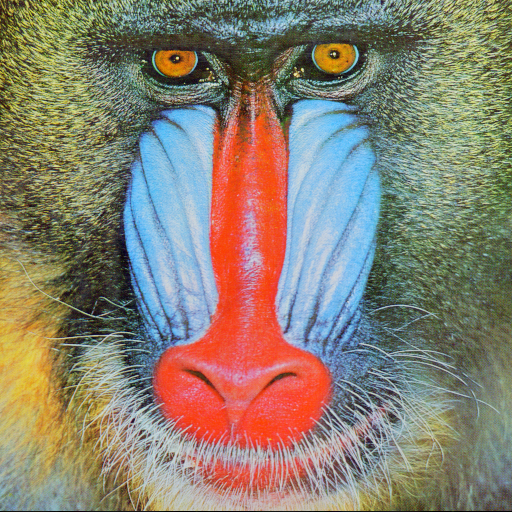
#> input picture HelloTriangle - VSCode/baboon.png, 512 x 512 px
$ python HelloPixels.py
#> lines starting #> are read from the running program, lines starting #| are printed output that depends on the picture
import numpy as np
import cv2 as cv

img = cv.imread('baboon.png') #original
#> img is the input picture: shape (512, 512, 3); mean B, G, R 113.1, 128.9, 137.4
img2 = cv.imread('bolinhas.png') #original
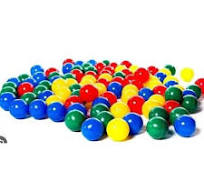
#> input picture HelloTriangle - VSCode/bolinhas.png, 204 x 192 px
#> img2 is the input picture: shape (192, 204, 3); mean B, G, R 206.6, 210.3, 210.5
imgResult = img.copy()
imgResult2 = img2.copy()
imgResult3 = img.copy()
imgResult4 = img2.copy()

print("\n\n\n\n\n\n\n\n\nAtributos da imagem IMG Shape",img.shape,"\n\n\n\n\n\n") #Vai retornar largura e altura e quantidade de canais de cor
#| Atributos da imagem IMG Shape (512, 512, 3)

for i in range(img.shape[0]): #percorre linhas
    for j in range(img.shape[1]): #percorre colunas
        media = (img.item(i,j,0) + img.item(i,j,1) + img.item(i,j,2))/3.0
        imgResult.__setitem__((i,j,0), img.item(i,j,2)) # canal B ... opencv não usa a ordem rgb, e sim, bgr ... em (i,j,2) está fazendo com que fique branco o vermelho, caso queira o azul branco, colocar 0, e caso queira verde branco coloca 1
        imgResult.__setitem__((i,j,1), img.item(i,j,2)) # canal G
        imgResult.__setitem__((i,j,2), img.item(i,j,2)) # canal R
        imgResult3.__setitem__((i,j,0), media) # canal B ... opencv não usa a ordem rgb, e sim, bgr ... em (i,j,2) está fazendo com que fique branco o vermelho, caso queira o azul branco, colocar 0, e caso queira verde branco coloca 1
        imgResult3.__setitem__((i,j,1), media) # canal G
        imgResult3.__setitem__((i,j,2), media) # canal R
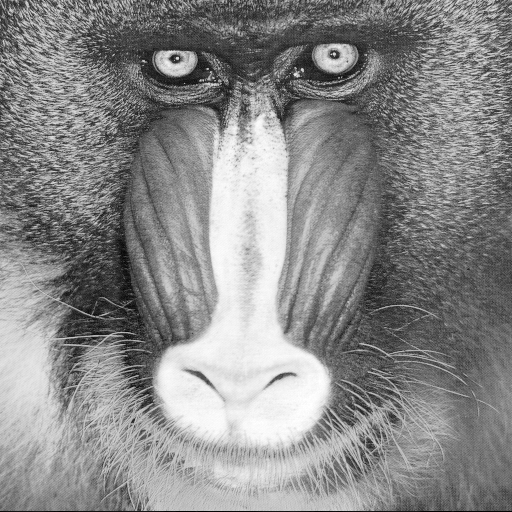
#> imgResult: shape (512, 512, 3); min 0, max 255, mean 137.4
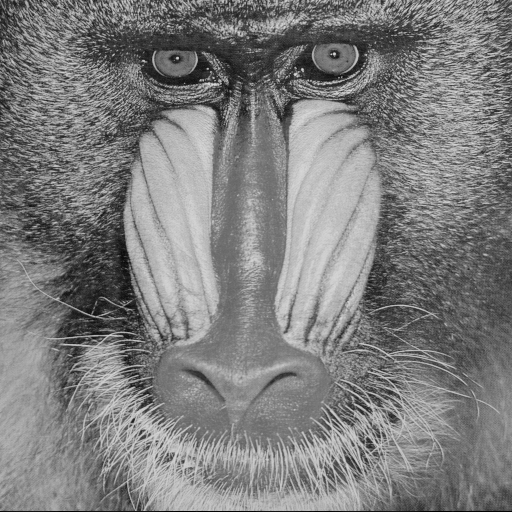
#> imgResult3: shape (512, 512, 3); min 0, max 222, mean 126.1

for i in range(img2.shape[0]): #percorre linhas
    for j in range(img2.shape[1]): #percorre colunas
        media2 = (img2.item(i,j,0) * 0.07) + (img2.item(i,j,1) * 0.71) + (img2.item(i,j,2) * 0.21)
        imgResult2.__setitem__((i,j,0), img2.item(i,j,2)) # canal B ... opencv não usa a ordem rgb, e sim, bgr
        imgResult2.__setitem__((i,j,1), img2.item(i,j,2)) # canal G
        imgResult2.__setitem__((i,j,2), img2.item(i,j,2)) # canal R
        imgResult4.__setitem__((i,j,0), media2) # canal B ... opencv não usa a ordem rgb, e sim, bgr
        imgResult4.__setitem__((i,j,1), media2) # canal G
        imgResult4.__setitem__((i,j,2), media2) # canal R
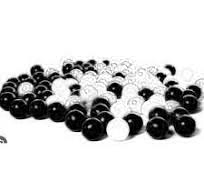
#> imgResult2: shape (192, 204, 3); min 0, max 255, mean 210.5
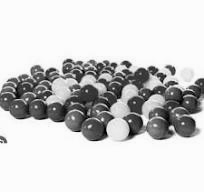
#> imgResult4: shape (192, 204, 3); min 0, max 252, mean 207.5

cv.imshow("Imagem Original", img)
cv.imshow("Imagem Original", img2)
cv.imshow("Imagem Aplicado o filtro desejado", imgResult)
cv.imshow("Imagem Aplicado o filtro desejado 2", imgResult2)
cv.imshow("Imagem usando tons de cinza", imgResult3)
cv.imshow("Imagem usando tons de cinza ponderado", imgResult4)

k = cv.waitKey(0)
#> (key Esc is pressed here)
